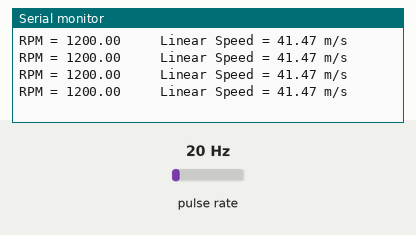
This sketch was run on a simulated Arduino Uno, built with avr-gcc and run on an emulated ATmega328P. On the bench: the last lines printed to the serial monitor. Wiring (inferred from the names in the program): pulse sensor: data pin 3. The inputs (shaded band) are chosen by the test bench; at power-on: pulse rate 20 Hz.

Above: at 1.2 s.
1.3 s: pulse rate (sensor on pin 3) set to 4 Hz
At 1.69 s:
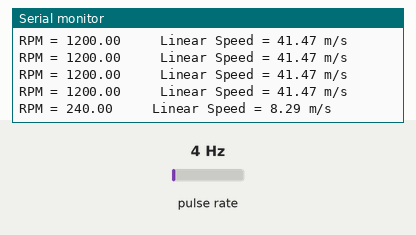
4.3 s: pulse rate (sensor on pin 3) set to 50 Hz
At 4.45 s:
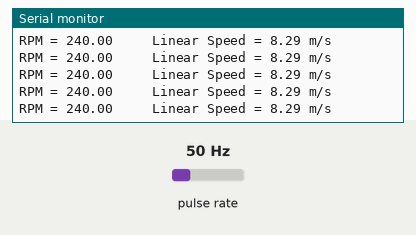
Timing chart, 0 to 7.3 s (numbered marks = the images above; inputs shaded):
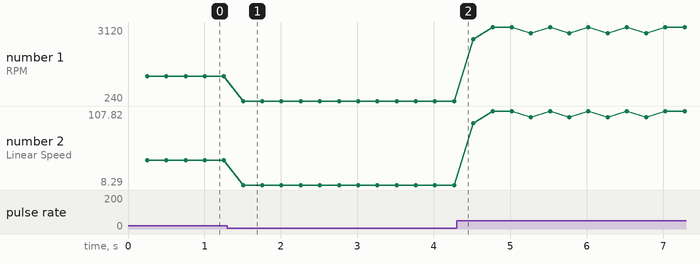

Measured:
- after the input at 1.3 s, the serial monitor: prints a new line after 0.21 s (image 1)
- plotted number 1: 1200 → 240 after the input at 1.3 s, 240 → 3120 after the input at 4.3 s
- plotted number 2: 41.47 → 8.29 after the input at 1.3 s, 8.29 → 107.82 after the input at 4.3 s

The sketch:

teste_hall.ino
```cpp
// digital pin 2 is the hall pin
const short hall_pin = 3;
// set number of hall trips for RPM reading (higher improves accuracy)
unsigned int time_before = 0, time_after = 0;
volatile unsigned int pulses = 0;

volatile float rpmcount = 0;
float rpm = 0;
float radial_vel = 0;
float linear_vel = 0;
unsigned long lastmillis = 0;


void setup() {
  Serial.begin(9600);
  attachInterrupt(digitalPinToInterrupt(hall_pin), rpm_bike, RISING); //interrupt zero (0) is on pin two(2).
}

// the loop routine runs over and over again forever:
void loop() {
  if (millis() - lastmillis >= 250)
  {  //Uptade every one second, this will be equal to reading frecuency (Hz).
    detachInterrupt(digitalPinToInterrupt(hall_pin));    //Disable interrupt when calculating.
    rpm = rpmcount * 240;  //Convert frecuency to RPM, note: this works for one interruption per full rotation. For two interrups per full rotation use rpmcount * 30.
    radial_vel = rpm * M_PI / 30; //convert rpm to radial velocity in rad/s.
    linear_vel = radial_vel * 0.33; //convert radial velocity to linear velocity in m/s.
    Serial.print("RPM = "); //print the word "RPM".
    Serial.print(rpm); // print the rpm value.
    Serial.print("\t\t Linear Speed = "); //print the word "Linear Velocity".
    Serial.print(linear_vel); //print the linear velocity value.
    Serial.println(" m/s"); //print the word "m/s".

    rpmcount = 0; // Restart the RPM counter
    lastmillis = millis(); // Update lasmillis
    attachInterrupt(digitalPinToInterrupt(hall_pin), rpm_bike, RISING); //enable interrupt
  }
}

//void change_state(){
//  pulses++;
//}

void rpm_bike()
{ // this code will be executed every time the interrupt 0 (pin2) gets low.
  rpmcount++;
}
```
